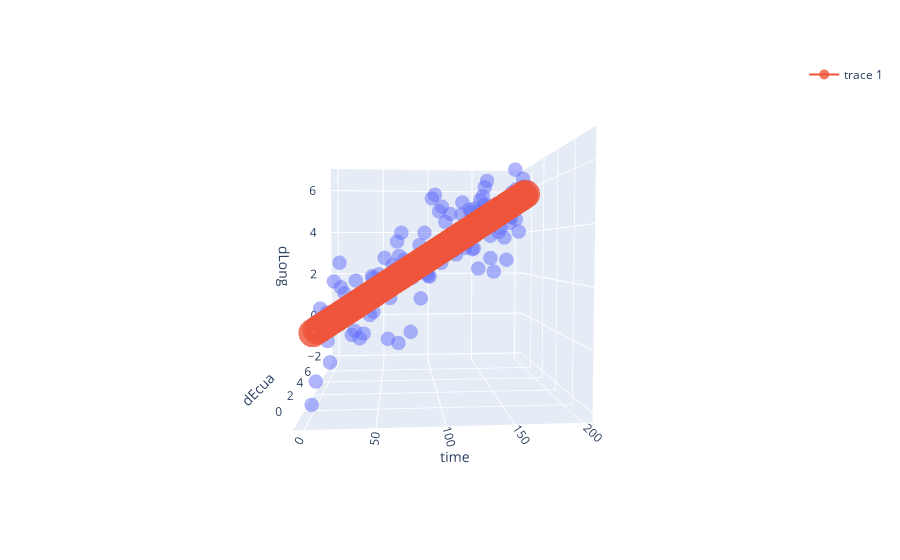

This figure's notebook cell:
### Code cell
scatter_plot_3D(data_1,Linea3D)
